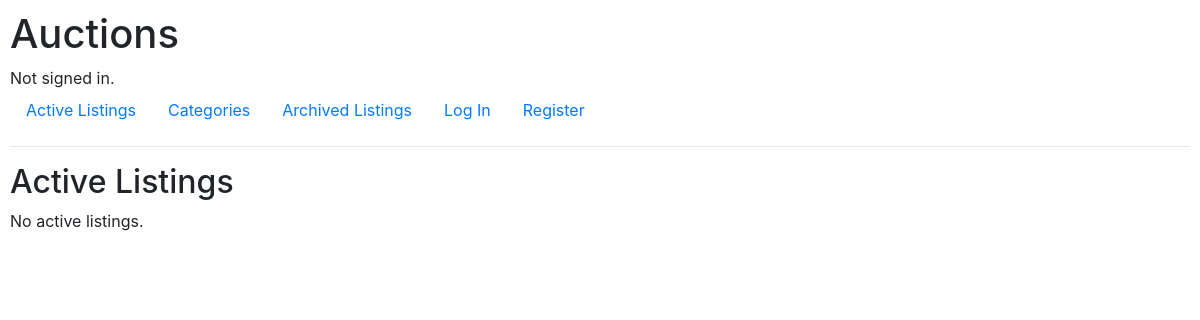
Before: / with the older database file.
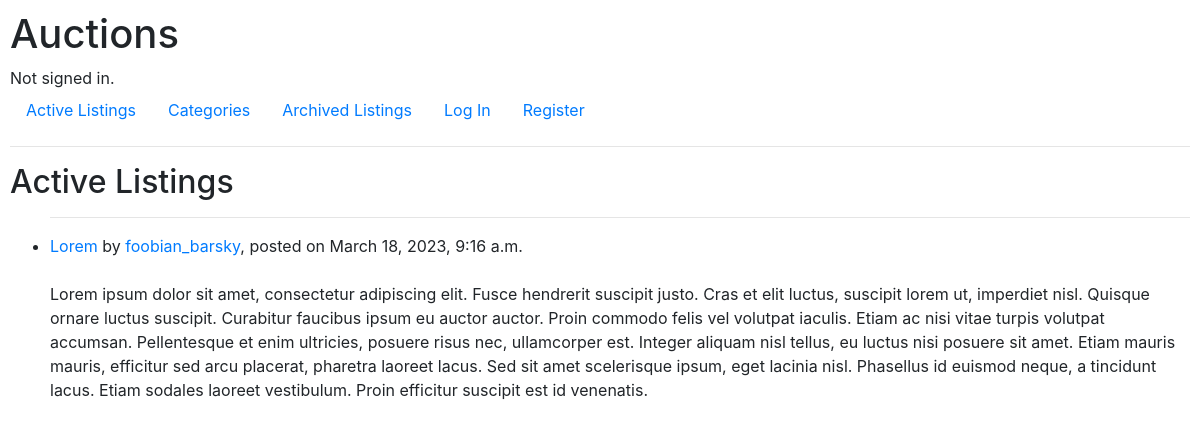
After: the same page with the newer database file.
### auctions/models.py (models this page shows, shortened)
class Listing(models.Model):
    ELECTRONICS = 'EL'
    CLOTHING = 'CL'
    HOME_AND_GARDEN = 'HG'
    HEALTH_AND_BEAUTY = 'HB'
    SPORTS_AND_OUTDOORS = 'SO'
    TOYS_AND_GAMES = 'TG'
    BOOKS_AND_MEDIA = 'BM'
    AUTOMOTIVE = 'AM'
    PET_SUPPLIES = 'PS'
    FOOD_AND_BEVERAGES = 'FB'
    OTHER = 'OT'
    CATEGORY_CHOICES = [
        CategoryChoice(OTHER, 'Other'),
        CategoryChoice(ELECTRONICS, 'Electronics'),
        CategoryChoice(CLOTHING, 'Clothing'),
        CategoryChoice(HOME_AND_GARDEN, 'Home & Garden'),
        CategoryChoice(HEALTH_AND_BEAUTY, 'Health & Beauty'),
        CategoryChoice(SPORTS_AND_OUTDOORS, 'Sports & Outdoors'),
        CategoryChoice(TOYS_AND_GAMES, 'Toys & Games'),
        CategoryChoice(BOOKS_AND_MEDIA, 'Books & Media'),
        CategoryChoice(AUTOMOTIVE, 'Automotive'),
        CategoryChoice(PET_SUPPLIES, 'Pet Supplies'),
        CategoryChoice(FOOD_AND_BEVERAGES, 'Food & Beverages'),
    ]
    user = models.ForeignKey(User, on_delete=models.CASCADE)
    buyer = models.ForeignKey(User, on_delete=models.SET_NULL, null=True, related_name="buyers")
    title = models.CharField(max_length=50)
    description = models.TextField(max_length=5000)
    starting_bid = models.DecimalField(decimal_places=2, max_digits=10)
    posted_datetime = models.DateTimeField(auto_now_add=True)
    category = models.CharField(max_length=30, choices=CATEGORY_CHOICES, null=True)
    image_url = models.CharField(max_length=2048, null=True)
    active = models.BooleanField(default=True)

class User(AbstractUser):
    pass

### auctions/views.py (the view)
# urls.py: path("", views.index, name="index"),
def index(request):
    return render(request, "auctions/index.html",
                  {"listings": Listing.objects.filter(buyer__isnull=True).order_by('-posted_datetime')})

### auctions/templates/auctions/index.html (shortened to what this page needs)
{% extends "auctions/layout.html" %}
{% block body %}
    <h2>Active Listings</h2>
    {% if not listings %}
        <p>No active listings.</p>
    {% endif %}
    <ul>
        {% for listing in listings %}
            <li>
                <hr>
                <a href="{% url 'listing' listing_id=listing.id %}">{{ listing.title }}</a>
                by <a href="{% url 'user' user_id=listing.user.id  %}">{{ listing.user.username}}</a>, posted on {{ listing.posted_datetime}}
                <br>
                <br>
                {{ listing.description }}
            </li>
        {% endfor %}
    </ul>
{% endblock %}

Changed rows visible on the page:
added Listing: title "Lorem", user.username "foobian_barsky", posted_datetime "March 18, 2023, 9:16 a.m.", description "Lorem ipsum dolor sit amet, consectetur adipiscing elit. Fusce hendrerit suscipit justo. Cras et elit luctus, suscipit lorem ut, imperdiet nisl. Quisque ornare luctus suscipit. Curabitur faucibus ipsum eu auctor auctor. Proin commodo felis vel volutpat iaculis. Etiam ac nisi vitae turpis volutpat accumsan. Pellentesque et enim ultricies, posuere risus nec, ullamcorper est. Integer aliquam nisl tellus, eu luctus nisi posuere sit amet. Etiam mauris mauris, efficitur sed arcu placerat, pharetra laoreet lacus. Sed sit amet scelerisque ipsum, eget lacinia nisl. Phasellus id euismod neque, a tincidunt lacus. Etiam sodales laoreet vestibulum. Proin efficitur suscipit est id venenatis."
Other visible differences:
text no longer shown: "No active listings."
